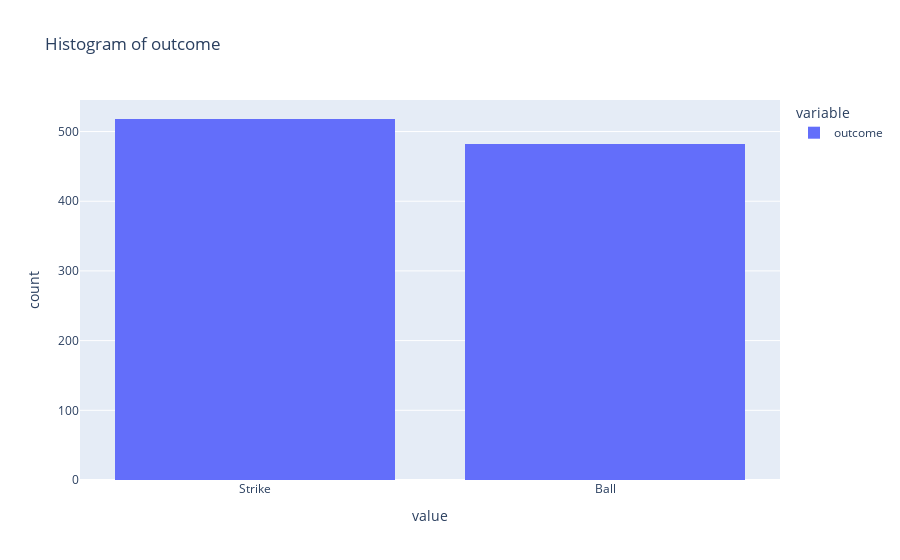
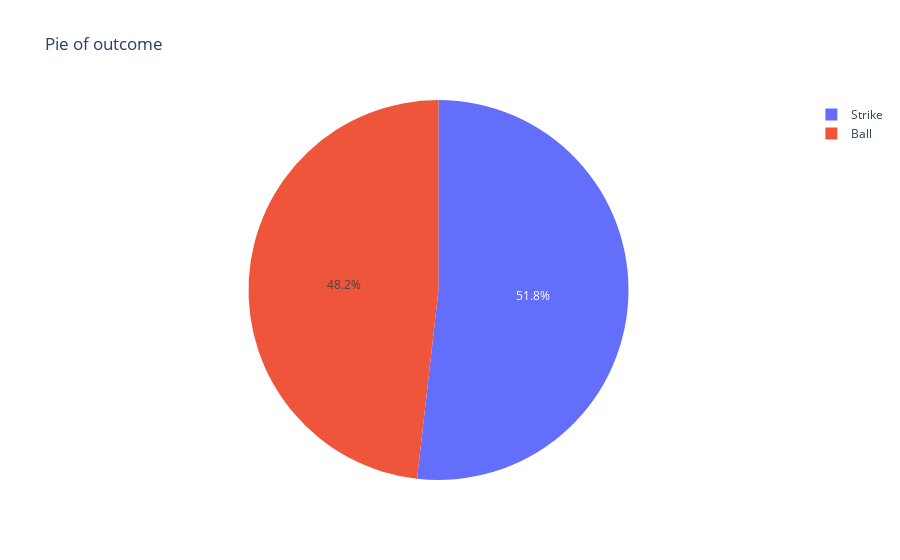

Notebook source saved alongside these figures, in order:
### Code cell
pitch_data.show_histogram("outcome")
pitch_data.show_pie("outcome")

### Figure 1 — Plotly figure (JSON) as saved in the notebook; plotly's stock layout.template omitted (floating-point values rounded to 4 significant figures; data arrays with more than 128 entries replaced by an {"elided": "..."} marker saying what was removed)
{"data": [{"alignmentgroup": "True", "bingroup": "x", "hovertemplate": "variable=outcome<br>value=%{x}<br>count=%{y}<extra></extra>", "legendgroup": "outcome", "marker": {"color": "#636efa", "pattern": {"shape": ""}}, "name": "outcome", "offsetgroup": "outcome", "orientation": "v", "showlegend": true, "type": "histogram", "x": {"elided": "1000 str values"}, "xaxis": "x", "yaxis": "y"}], "layout": {"barmode": "relative", "legend": {"title": {"text": "variable"}, "tracegroupgap": 0}, "title": {"text": "Histogram of outcome"}, "xaxis": {"anchor": "y", "domain": [0, 1], "title": {"text": "value"}}, "yaxis": {"anchor": "x", "domain": [0, 1], "title": {"text": "count"}}}}

### Figure 2 — Plotly figure (JSON) as saved in the notebook; plotly's stock layout.template omitted (floating-point values rounded to 4 significant figures)
{"data": [{"domain": {"x": [0, 1], "y": [0, 1]}, "hovertemplate": "outcome=%{label}<br>counts=%{value}<extra></extra>", "labels": ["Ball", "Strike"], "legendgroup": "", "name": "", "showlegend": true, "type": "pie", "values": [482, 518]}], "layout": {"legend": {"tracegroupgap": 0}, "title": {"text": "Pie of outcome"}}}
